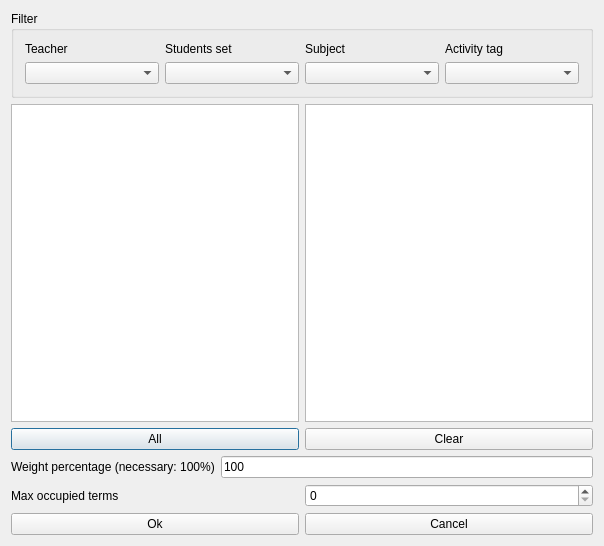
<?xml version="1.0" encoding="UTF-8"?>
<ui version="4.0">
 <class>ModifyConstraintActivitiesOccupyMaxTermsForm_template</class>
 <widget class="QDialog" name="ModifyConstraintActivitiesOccupyMaxTermsForm_template">
  <property name="geometry">
   <rect>
    <x>0</x>
    <y>0</y>
    <width>604</width>
    <height>546</height>
   </rect>
  </property>
  <property name="windowTitle">
   <string extracomment="This is the title of the dialog to add a new constraint of this type">Modify activities occupy max terms</string>
  </property>
  <layout class="QGridLayout" name="gridLayout">
   <item row="0" column="0" colspan="2">
    <widget class="QGroupBox" name="filterGroupBox">
     <property name="title">
      <string>Filter</string>
     </property>
     <layout class="QGridLayout" name="gridLayout_3">
      <item row="0" column="0">
       <widget class="QLabel" name="teachersTextLabel">
        <property name="text">
         <string>Teacher</string>
        </property>
        <property name="wordWrap">
         <bool>false</bool>
        </property>
       </widget>
      </item>
      <item row="0" column="1">
       <widget class="QLabel" name="studentsTextLabel">
        <property name="text">
         <string>Students set</string>
        </property>
        <property name="wordWrap">
         <bool>false</bool>
        </property>
       </widget>
      </item>
      <item row="0" column="2">
       <widget class="QLabel" name="subjectsTextLabel">
        <property name="text">
         <string>Subject</string>
        </property>
        <property name="wordWrap">
         <bool>false</bool>
        </property>
       </widget>
      </item>
      <item row="0" column="3">
       <widget class="QLabel" name="activityTagsTextLabel">
        <property name="text">
         <string>Activity tag</string>
        </property>
        <property name="wordWrap">
         <bool>false</bool>
        </property>
       </widget>
      </item>
      <item row="1" column="0">
       <widget class="QComboBox" name="teachersComboBox"/>
      </item>
      <item row="1" column="1">
       <widget class="QComboBox" name="studentsComboBox"/>
      </item>
      <item row="1" column="2">
       <widget class="QComboBox" name="subjectsComboBox"/>
      </item>
      <item row="1" column="3">
       <widget class="QComboBox" name="activityTagsComboBox"/>
      </item>
     </layout>
    </widget>
   </item>
   <item row="1" column="0" colspan="2">
    <layout class="QHBoxLayout" name="horizontalLayout_2">
     <item>
      <layout class="QVBoxLayout" name="verticalLayout_2">
       <item>
        <widget class="QListWidget" name="allActivitiesListWidget"/>
       </item>
       <item>
        <widget class="QPushButton" name="addAllActivitiesPushButton">
         <property name="text">
          <string comment="Text on a button. It refers to adding all activities from the list above this button into the current constraint">All</string>
         </property>
        </widget>
       </item>
      </layout>
     </item>
     <item>
      <layout class="QVBoxLayout" name="verticalLayout">
       <item>
        <widget class="QListWidget" name="selectedActivitiesListWidget"/>
       </item>
       <item>
        <widget class="QPushButton" name="clearPushButton">
         <property name="text">
          <string>Clear</string>
         </property>
        </widget>
       </item>
      </layout>
     </item>
    </layout>
   </item>
   <item row="2" column="0" colspan="2">
    <layout class="QHBoxLayout" name="weightBoxLayout">
     <item>
      <widget class="QLabel" name="weightTextLabel">
       <property name="frameShape">
        <enum>QFrame::NoFrame</enum>
       </property>
       <property name="frameShadow">
        <enum>QFrame::Plain</enum>
       </property>
       <property name="text">
        <string>Weight percentage (necessary: 100%)</string>
       </property>
       <property name="wordWrap">
        <bool>false</bool>
       </property>
      </widget>
     </item>
     <item>
      <widget class="QLineEdit" name="weightLineEdit">
       <property name="text">
        <string notr="true">100</string>
       </property>
      </widget>
     </item>
    </layout>
   </item>
   <item row="3" column="0">
    <widget class="QLabel" name="label">
     <property name="text">
      <string>Max occupied terms</string>
     </property>
    </widget>
   </item>
   <item row="3" column="1">
    <widget class="QSpinBox" name="maxOccupiedTermsSpinBox"/>
   </item>
   <item row="4" column="0" colspan="2">
    <layout class="QHBoxLayout" name="horizontalLayout">
     <item>
      <widget class="QPushButton" name="okPushButton">
       <property name="text">
        <string>Ok</string>
       </property>
      </widget>
     </item>
     <item>
      <widget class="QPushButton" name="cancelPushButton">
       <property name="text">
        <string>Cancel</string>
       </property>
      </widget>
     </item>
    </layout>
   </item>
  </layout>
 </widget>
 <layoutdefault spacing="6" margin="11"/>
 <resources/>
 <connections/>
</ui>
